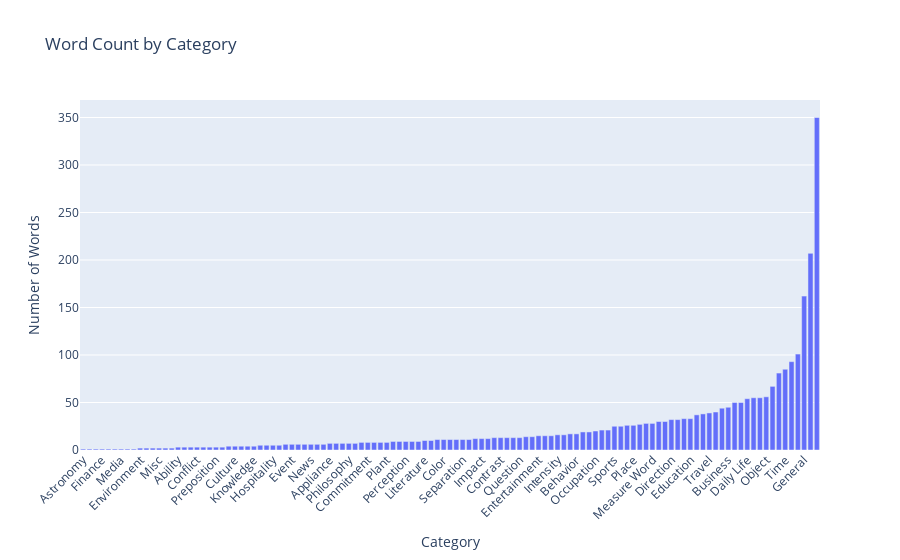

The notebook cell saved with this chart:
### Code cell
# Visualize category distribution
category_counts = get_category_counts()
fig = px.bar(category_counts, x='word_category', y='word_count', 
             title='Word Count by Category',
             labels={'word_count': 'Number of Words', 'word_category': 'Category'})
fig.update_layout(xaxis_tickangle=-45)
fig.show()

### Figure 1 — Plotly figure (JSON) as saved in the notebook; plotly's stock layout.template omitted (floating-point values rounded to 4 significant figures)
{"data": [{"alignmentgroup": "True", "hovertemplate": "Category=%{x}<br>Number of Words=%{y}<extra></extra>", "legendgroup": "", "marker": {"color": "#636efa", "pattern": {"shape": ""}}, "name": "", "offsetgroup": "", "orientation": "v", "showlegend": false, "textposition": "auto", "type": "bar", "x": ["Astronomy", "Comparison", "Family", "Finance", "Foundation", "Measurement", "Media", "Observation", "Utility", "Environment", "Identity", "Memory", "Misc", "Permission", "Value", "Ability", "Achievement", "Condition", "Conflict", "Mathematics", "Mediation", "Preposition", "Social", "Belief", "Culture", "Etiquette", "Expectation", "Knowledge", "Cooking", "Defense", "Hospitality", "Necessity", "Connection", "Event", "Intent", "Language", "News", "Relatives", "Responsibility", "Appliance", "Fashion", "Location", "Philosophy", "Quantity", "Agriculture", "Commitment", "Furniture", "Hobby", "Plant", "Architecture", "Frequency", "Perception", "Sound", "Wedding", "Literature", "Military", "Activity", "Color", "History", "Holidays", "Separation", "Texture", "Idiom", "Impact", "Science", "Commute", "Contrast", "Information", "Progress", "Question", "Experience", "Music", "Entertainment", "Expression", "Utensil", "Intensity", "Law", "Art", "Behavior", "Change", "Clothing", "Occupation", "Economics", "Organization", "Sports", "Support", "Animal", "Place", "Weather", "Concept", "Measure Word", "Produce", "Thought", "Direction", "Geography", "Body", "Education", "Technology", "Nature", "Travel", "Opinion", "Character", "Business", "Health", "Work", "Daily Life", "Degree", "Relationship", "Object", "Grammar", "Food", "Time", "Communication", "Description", "General", "Emotion", "Action"], "xaxis": "x", "y": [1, 1, 1, 1, 1, 1, 1, 1, 1, 2, 2, 2, 2, 2, 2, 3, 3, 3, 3, 3, 3, 3, 3, 4, 4, 4, 4, 4, 5, 5, 5, 5, 6, 6, 6, 6, 6, 6, 6, 7, 7, 7, 7, 7, 8, 8, 8, 8, 8, 9, 9, 9, 9, 9, 10, 10, 11, 11, 11, 11, 11, 11, 12, 12, 12, 13, 13, 13, 13, 13, 14, 14, 15, 15, 15, 16, 16, 17, 17, 19, 19, 20, 21, 21, 25, 25, 26, 26, 27, 28, 28, 30, 30, 32, 32, 33, 33, 37, 38, 39, 40, 44, 45, 50, 50, 54, 55, 55, 56, 67, 81, 85, 93, 101, 162, 207, 350], "yaxis": "y"}], "layout": {"barmode": "relative", "legend": {"tracegroupgap": 0}, "title": {"text": "Word Count by Category"}, "xaxis": {"anchor": "y", "domain": [0, 1], "tickangle": -45, "title": {"text": "Category"}}, "yaxis": {"anchor": "x", "domain": [0, 1], "title": {"text": "Number of Words"}}}}
